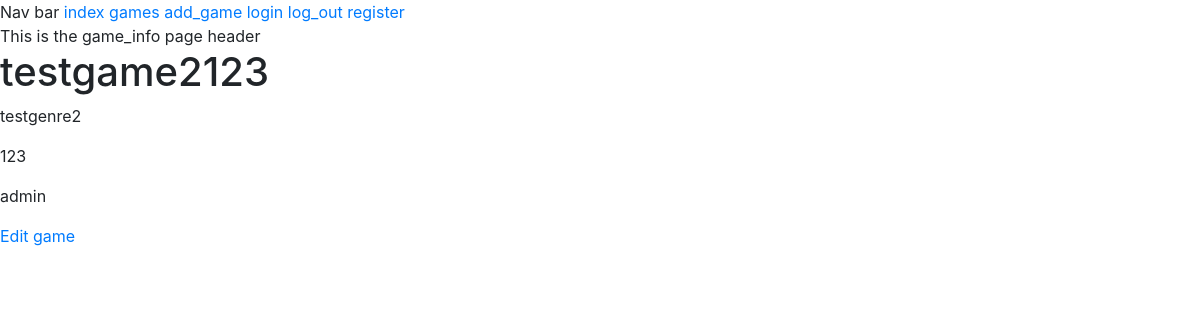
The page /games/4/ on the database as committed earlier.
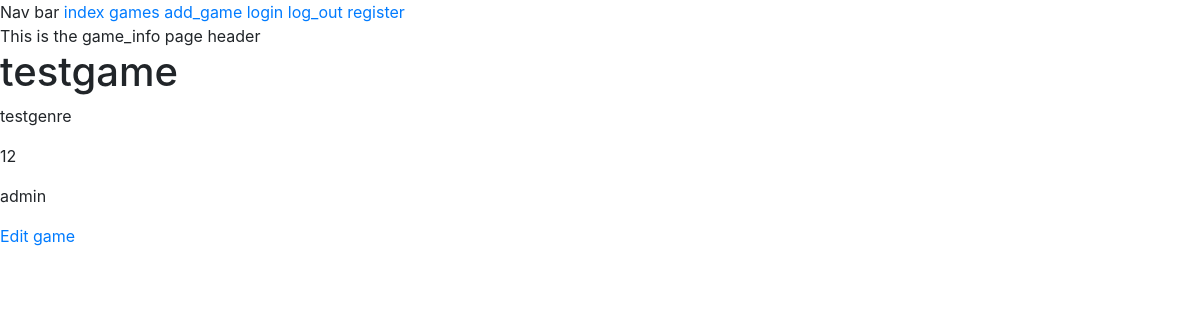
The same page on the database as committed later.
### board_games/models.py (models this page shows, shortened)
class BoardGame(models.Model):
    game = models.CharField(max_length=100)
    genre = models.CharField(max_length=200)
    year_published = models.IntegerField()
    owner = models.ForeignKey(User, on_delete=models.CASCADE)

### board_games/views.py (the view)
# urls.py: path("games/<int:game_id>/", views.game_info, name="game_info"),
def game_info(request, game_id):
    game = BoardGame.objects.get(id=game_id)
    context = {"game": game}
    return render(request, "board_games/game_info.html", context)

### board_games/templates/board_games/game_info.html
{% extends 'board_games/base.html' %}
{% block page_header %}
This is the game_info page header
{% endblock page_header %}
{% block content %}
<h1>{{game.game}}</h1>
<p>{{game.genre}}</p>
<p>{{game.year_published}}</p>
<p>{{game.owner}}</p>
<a href="{% url 'board_games:edit_game' game.id %}">Edit game</a>
{% endblock content %}

### board_games/templates/board_games/base.html (shortened to what this page needs)
{% load bootstrap4 %}
<!DOCTYPE html>
<html lang="en">
<head>
    {% bootstrap_css %}
</head>
<body>
    <nav>
        Nav bar
        <a href={% url 'board_games:index' %}>index</a>
        <a href={% url 'board_games:games' %}>games</a>
        <a href={% url 'board_games:add_game' %}>add_game</a>
        <a href={% url 'users:login' %}>login</a>
        <a href={% url 'users:log_out' %}>log_out</a>
        <a href={% url 'users:register' %}>register</a>
    </nav>
    <main>
        <div>
            {% block page_header %}{% endblock page_header %}
        </div>
        <div>
            {% block content %}{% endblock content %}
        </div>
    </main>
</body>
</html>

Rows that differ between the two databases and show on the page:
changed BoardGame "admin": game "testgame2123" → "testgame"; genre "testgenre2" → "testgenre"; year_published "123" → "12"
